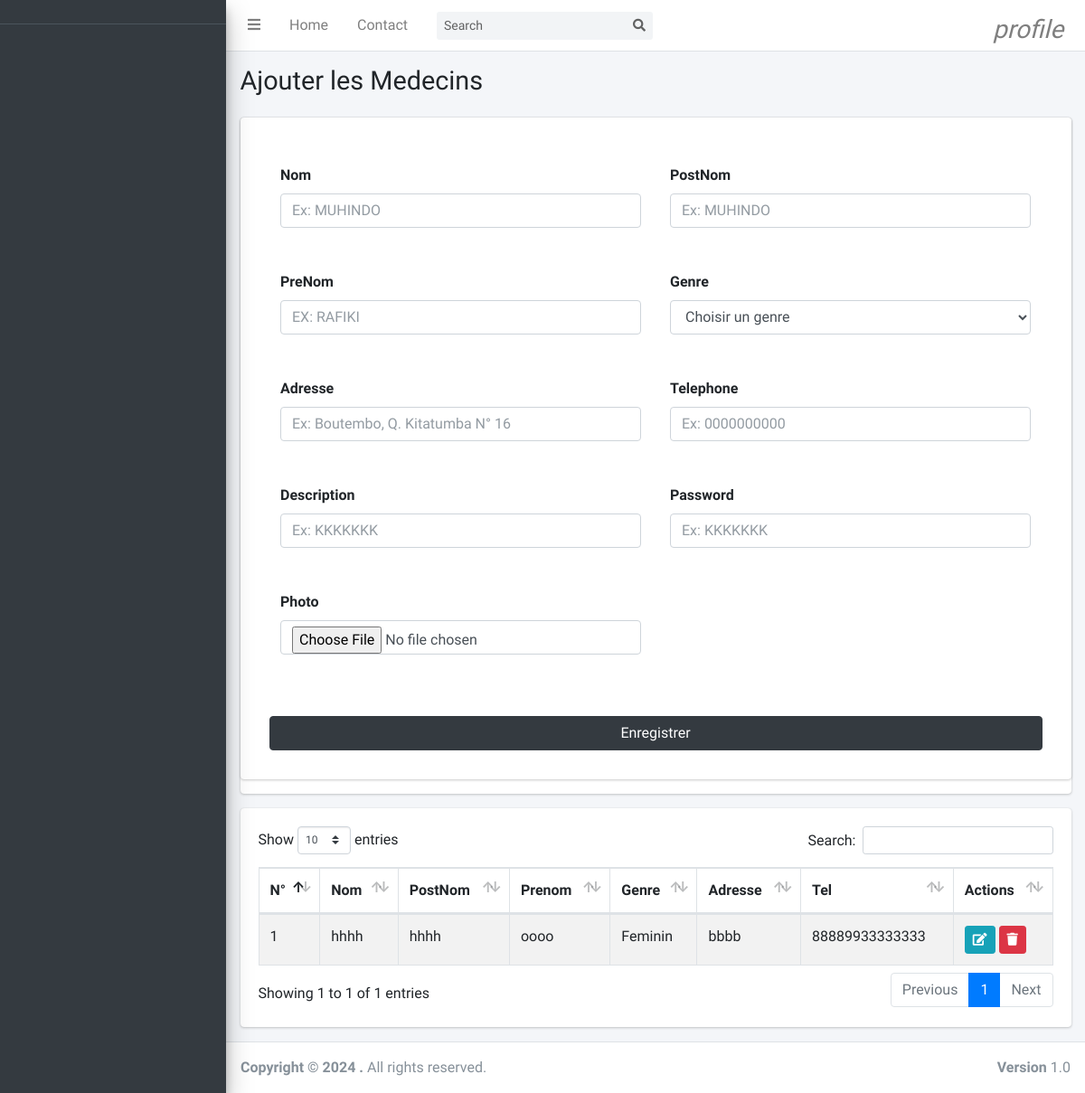
Page /views/medecin.php on the earlier database version.
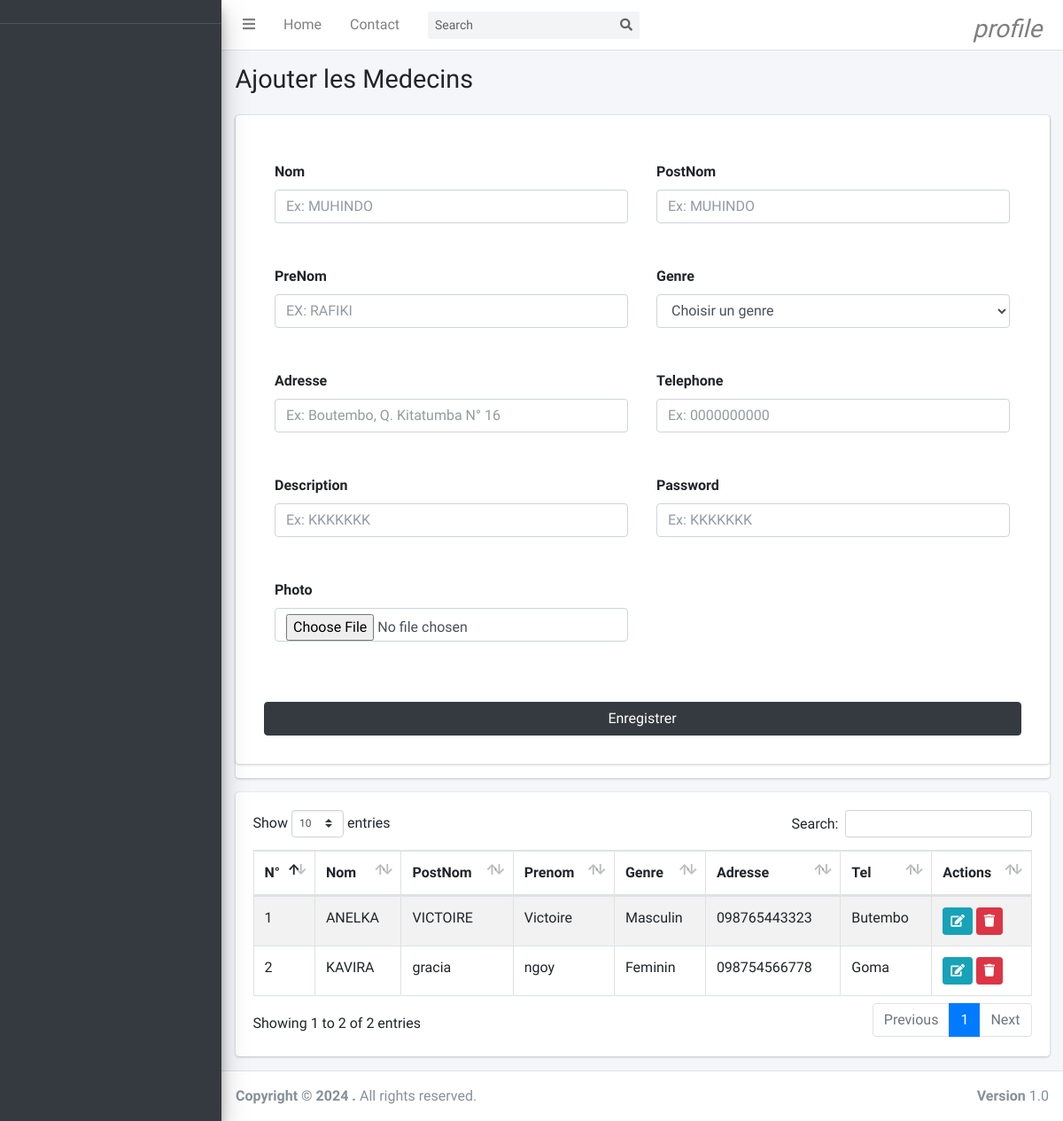
Same page on the later database version.
### tables this page shows
CREATE TABLE `medecins` (
  `id` int(11) NOT NULL,
  `nom` text NOT NULL,
  `postnom` text NOT NULL,
  `prenom` text NOT NULL,
  `genre` text NOT NULL,
  `adresse` text NOT NULL,
  `telephone` text NOT NULL,
  `photo` text NOT NULL,
  `description` text NOT NULL,
  `pwd` text NOT NULL,
  `supprimer` int(11) NOT NULL
);

### models/select/select-medecin.php (called while the page is built, shortened)
<?php
    if(isset($_GET['search']) && !empty($_GET['search'])){
        $search=$_GET['search'];
        $getData=$connexion->prepare("SELECT * from medecins WHERE supprimer=? AND nom LIKE ? OR postnom LIKE ? OR prenom LIKE ?
        OR genre LIKE ? OR adresse LIKE ? OR telephone LIKE ?");
        $getData->execute([0,  $search."%", $search."%", $search."%", $search."%", $search."%", $search."%"]);
    }
    else{
        $getData=$connexion->prepare("SELECT * from medecins WHERE supprimer=?");
        $getData->execute([0]);
    }

### views/medecin.php (the view, shortened to what the changed rows need)
<?php
    include '../connexion/connexion.php';
    require_once('../models/select/select-medecin.php');
?>
<!DOCTYPE html>
<html lang="en">
<head>
    <?php require_once('style.php'); ?>
</head>
<body>
  <div class="content-wrapper">
    <section class="content-header">
      <div class="container-fluid">
        <div class="row mb-2">
          <div class="col-sm-12">
            <h1>Ajouter les Medecins</h1>
          </div>
        </div>
      </div>
    </section>
    <section class="content">
      <div class="container-fluid">
        <div class="row">
          <div class="col-md-12">
            <div class="card">
            <div class="card-body">
              <table id="example1" class="table table-bordered table-striped">
                <thead>
                <tr>
                  <th>N°</th>
                  <th>Nom</th>
                  <th>PostNom</th>
                  <th>Prenom</th>
                  <th>Genre</th>
                  <th>Adresse</th>
                  <th>Tel</th>
                  <th>Actions</th>
                </tr>
                </thead>
                <tbody>
                  <?php
                  $n=0;
                  while($recup=$getData->fetch()){
                    $n++;
                  ?>
                <tr>
                  <td><?=$n;?></td>
                  <td><?=$recup["nom"];?></td>
                  <td> <?=$recup["postnom"];?></td>
                  <td><?=$recup["prenom"];?></td>
                  <td> <?=$recup["genre"];?></td>
                  <td><?=$recup["adresse"];?></td>
                  <td><?=$recup["telephone"];?></td>
                  <td>
                  <a href='medecin.php?edit=<?=$recup['id'] ?>' class="btn btn-info btn-sm "><i
                  class="fas fa-edit"></i></a>
                  <a onclick=" return confirm('Voulez-vous vraiment supprimer ?')"
                  href='../models/delete/del-medecin-post.php?idSup=<?=$recup['id'] ?>'
                    class="btn btn-danger btn-sm "><i class="fas fa-trash"></i></a>
                  </td>
                </tr>
                <?php }?>
              </table>
            </div>
          </div>
          </div>
      </div>
    </section>
  </div>
</body>
</html>

Differences in the rows shown:
removed medecins: nom "hhhh", postnom "hhhh", prenom "oooo", genre "Feminin", adresse "bbbb", telephone "88889933333333"
added medecins: nom "ANELKA", postnom "VICTOIRE", prenom "Victoire", genre "Masculin", adresse "098765443323", telephone "Butembo"
added medecins: nom "KAVIRA", postnom "gracia", prenom "ngoy", genre "Feminin", adresse "098754566778", telephone "Goma"
Other differences:
text written by a page script: "Show entries Search: Showing 1 to 1 of 1 entries Previous 1 Next" → "Show entries Search: Showing 1 to 2 of 2 entries Previous 1 Next"
